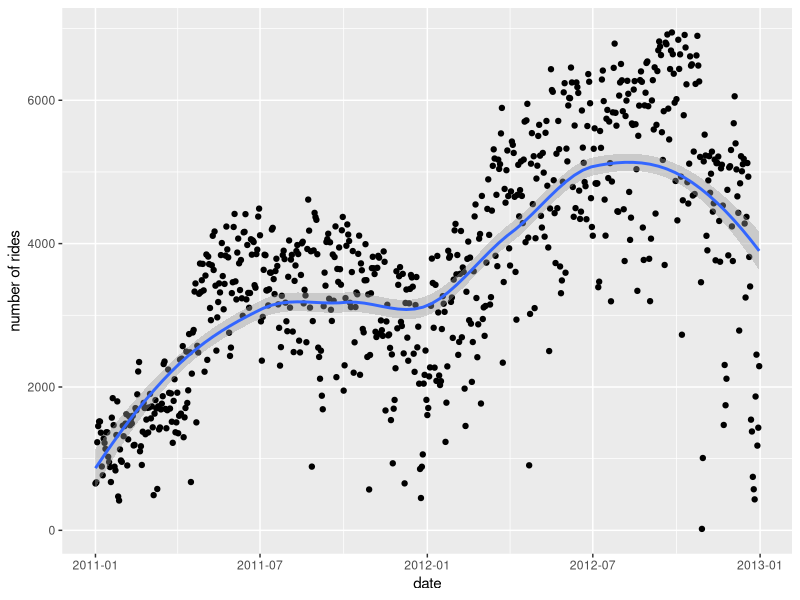
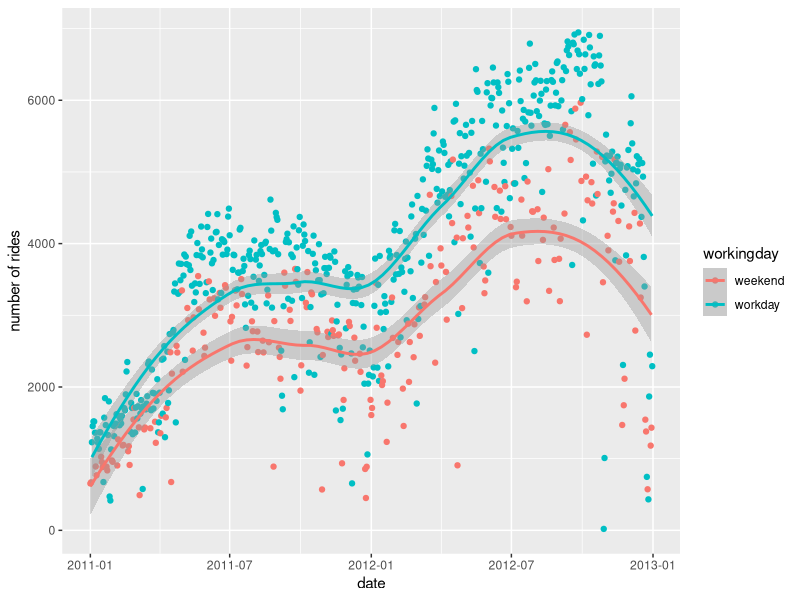

These charts were generated, in order, by the following R code:
## ---- chunk 1
knitr::opts_chunk$set(echo = TRUE)
## ---- chunk 2
library(tidyverse)
bikedata <- read_csv('data/bikeshare-day-simple.csv')
head(bikedata)
## ---- chunk 3
bikedata %>%
  ggplot() +
  aes(x = date, y = total_rides) +
  geom_point() +
  geom_smooth() +
  labs(
    x = "date", 
    y = "number of rides"
  )
## ---- chunk 4
bikedata %>%
  ggplot() +
  aes(x = date, y = total_rides, color=workingday) +
  geom_point() +
  geom_smooth() +
  labs(
    x = "date", 
    y = "number of rides"
  )
